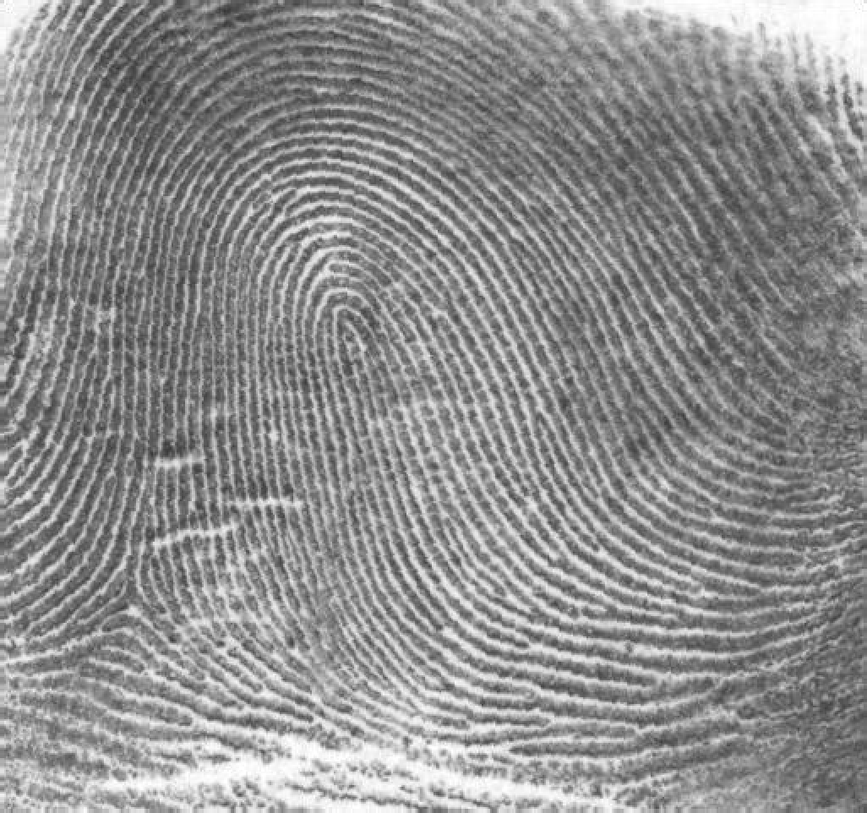
#> input picture TDT4195 - Visuell databehandling/assignment6/src/images/thumbprint.png, 867 x 813 px, shrunk from 1026 x 962 before the run
$ jupyter execute task2a.ipynb   (older library calls are emulated)
#> lines starting #> are read from the running program, lines starting #| are printed output that depends on the picture; after the words box and inside, x2 and y2 are one past the last pixel; in counts of white or black regions, pixels touching at a corner belong together
### TDT4195 - Visuell databehandling/assignment6/src/utils.py
import torch
import os
import skimage
import skimage.io
import numpy as np
import matplotlib.pyplot as plt
import warnings
import pathlib

image_output_dir = pathlib.Path("image_processed")


def read_image(imname: str, image_folder=pathlib.Path("images")) -> np.ndarray:
    """
        Reads image (imname) from folder image_folder
    """
    impath = image_folder.joinpath(imname)
    print("Reading image:", impath)
    return skimage.io.imread(impath)
#> returned value is the input picture: shape (813, 867); min 46, max 255, mean 142.7


def to_uint8(im: np.ndarray) -> np.ndarray:
    """
        Converts and squashes an image to uint8.
        If image min/max is outside of [0.0, 1.0]
        We squash it to [0.0, 1.0]
        args:
            im: np.ndarray of dtype np.uint8 or np.float
        returns:
            im: np.ndarray of dtype np.uint8 in range [0, 255]
    """

    if im.dtype == np.uint8:
        return im
    if im.min() >= 0.0 and im.max() <= 1.0:
        im = (im*255).astype(np.uint8)
        return im
    warnings.warn("Image min/max is outside the range [0.0, 1.0]. Squashing the image to this range. (Can be safely ignored)")
    im = im - im.min()
    im = im / im.max()
    im = (im*255).astype(np.uint8)
    return im


def save_im(imname: str, im: np.ndarray):
    """
        Saves image (im) to the directory image_output_dir with
        filename imname
    """
    im = to_uint8(im)
    impath = image_output_dir.joinpath(imname)
    os.makedirs(image_output_dir, exist_ok=True)
    print("Saving image to:", impath)
    skimage.io.imsave(impath, im)


# [14 lines left out: function uint8_to_float, not called in this run]

### TDT4195 - Visuell databehandling/assignment6/src/task2a.ipynb
[cell 1]
import numpy as np
import skimage
import utils
import pathlib

[cell 2]
def otsu_thresholding(im: np.ndarray) -> int:
    """
        Otsu's thresholding algorithm that segments an image into 1 or 0 (True or False)
        The function takes in a grayscale image and outputs a threshold value

        args:
            im: np.ndarray of shape (H, W) in the range [0, 255] (dtype=np.uint8)
        return:
            (int) the computed thresholding value
    """
    assert im.dtype == np.uint8
    distinct_intensity_levels = 2**8  # L

    height, width = im.shape
#> height = 813; width = 867
    number_of_pixels = height * width
#> number_of_pixels = 704871

    # Compute the normalized histogram
    normalized_histogram = np.zeros(distinct_intensity_levels)
    for y in range(height):
        for x in range(width):
            normalized_histogram[im[y, x]] += 1 / number_of_pixels

    # Compute the cumulative sums
    cumulative_sums = np.zeros(distinct_intensity_levels)
    cumulative_sums[0] = normalized_histogram[0]
    for i in range(1, distinct_intensity_levels):
        cumulative_sums[i] = cumulative_sums[i - 1] + normalized_histogram[i]
#> after the loop, cumulative_sums = 256 values from 0 to 1

    # Compute the cumulative means
    # Compute the cumulative means
    cumulative_means = np.zeros(distinct_intensity_levels)
    for i in range(1, distinct_intensity_levels):
        cumulative_means[i] = cumulative_means[i - 1] + (i * normalized_histogram[i])
#> after the loop, cumulative_means = 256 values from 0 to 142.7

    # Compute the global mean
    global_mean = cumulative_means[distinct_intensity_levels - 1]
#> global_mean = 142.7

    # Compute the between-class variance term
    between_class_variance_term = np.zeros(distinct_intensity_levels)
    for i in range(distinct_intensity_levels):
        num = (global_mean * cumulative_sums[i] - cumulative_means[i]) ** 2
        denom = cumulative_sums[i] * (1 - cumulative_sums[i])

        if denom == 0:
            between_class_variance_term[i] = 0
        else:
            between_class_variance_term[i] = num / denom

    # Obtain the Otsu threshold, k*
    max_variance = max(between_class_variance_term)
#> max_variance = 1120.3
    indices = np.where(between_class_variance_term == max_variance)[0]
#> indices = [153]
    threshold = round(sum(indices) / len(indices))
#> threshold = 153

    return threshold

[cell 3]
if __name__ == "__main__":
    # DO NOT CHANGE
    impaths_to_segment = [
        pathlib.Path("thumbprint.png"),
        pathlib.Path("polymercell.png")
    ]
    for impath in impaths_to_segment:
        im = utils.read_image(impath)
        threshold = otsu_thresholding(im)
#> threshold = 153
        print("Found optimal threshold:", threshold)
#| Found optimal threshold: 153

        # Segment the image by threshold
        segmented_image = (im >= threshold)
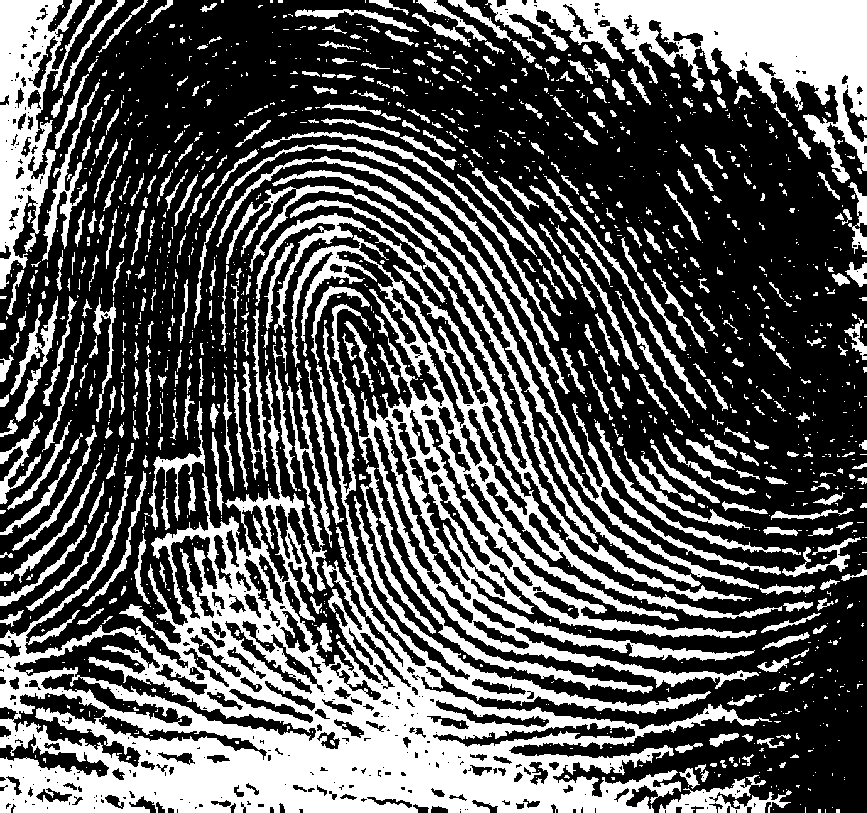
#> segmented_image: shape (813, 867) bool; 35.5% white; 1469 white regions (1038 under 20 px), largest, box (x1, y1, x2, y2) and area: (0, 326, 772, 813) 90170, (290, 200, 782, 689) 37265, (485, 0, 867, 183) 23315
        assert im.shape == segmented_image.shape, "Expected image shape ({}) to be same as thresholded image shape ({})".format(
                im.shape, segmented_image.shape)
        assert segmented_image.dtype == np.bool, "Expected thresholded image dtype to be np.bool. Was: {}".format(
                segmented_image.dtype)

        segmented_image = utils.to_uint8(segmented_image)

        save_path = "{}-segmented.png".format(impath.stem)
        utils.save_im(save_path, segmented_image)
#> pass 2 of the loop `for impath in impaths_to_segment:`:
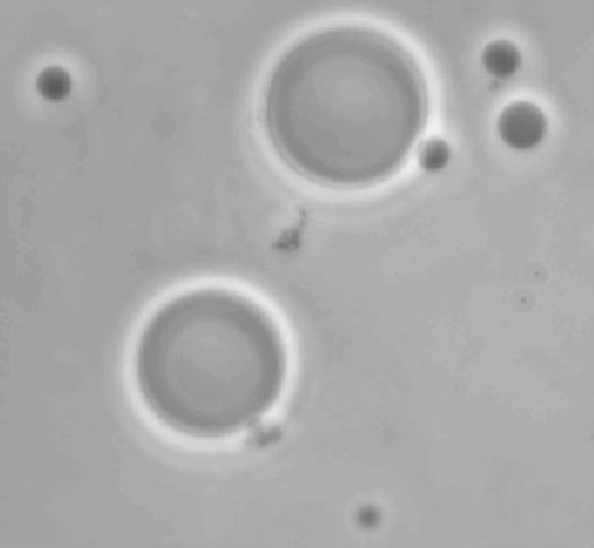
#> input picture TDT4195 - Visuell databehandling/assignment6/src/images/polymercell.png, 594 x 548 px, shrunk from 702 x 648 before the run
#> in read_image, returned value is the input picture: shape (548, 594); min 90, max 241, mean 169.6
#> `threshold = otsu_thresholding(im)`: threshold = 181
#| Found optimal threshold: 181
#> `segmented_image = (im >= threshold)`:
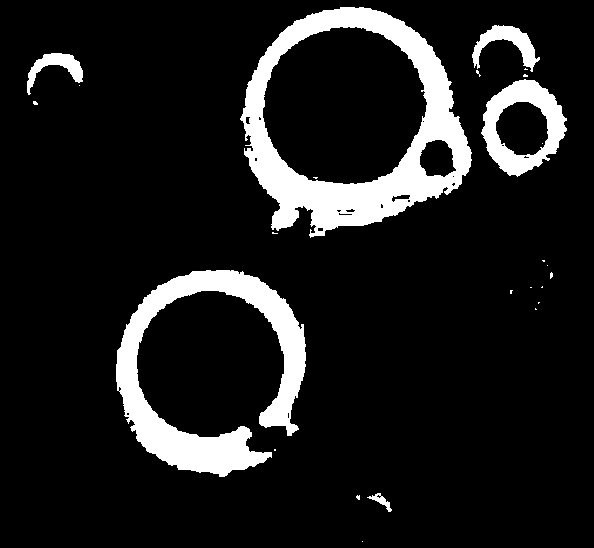
#> segmented_image: shape (548, 594) bool; 11.3% white; 25 white regions (19 under 20 px), largest, box (x1, y1, x2, y2) and area: (240, 7, 472, 238) 17590, (116, 270, 306, 477) 13191, (481, 79, 567, 177) 3706, (472, 25, 540, 72) 1174, (27, 53, 83, 95) 849, (367, 493, 392, 512) 150
